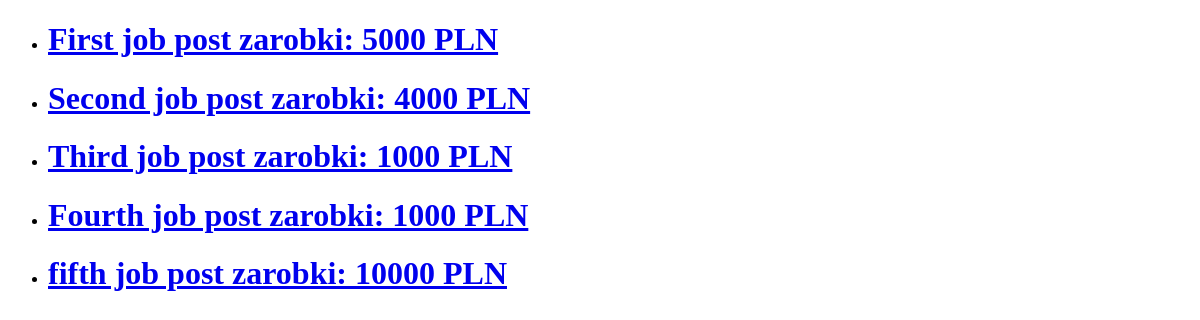
/, run on an earlier commit of the app's database.
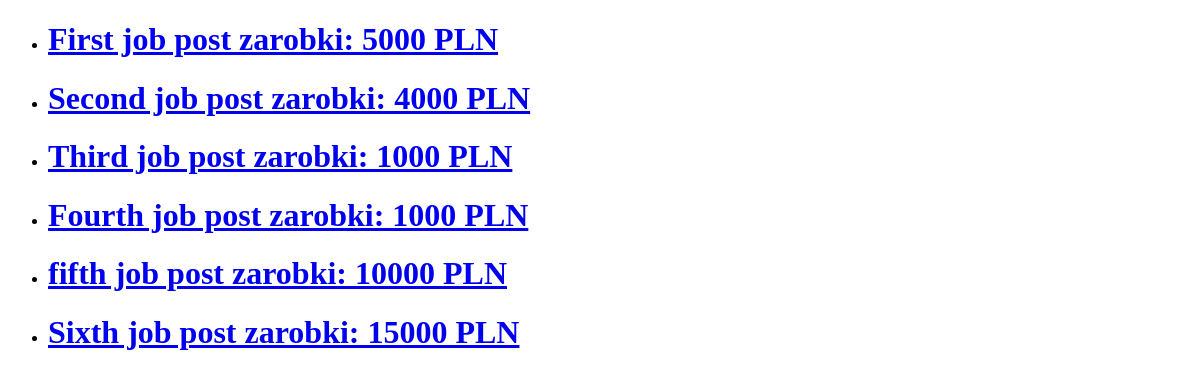
And on a later commit of the database.
### app/models.py (models this page shows, shortened)
class JobPost(models.Model):
    title = models.CharField(max_length=200, default='')
    description = models.CharField(max_length=200, default='')
    date = models.DateTimeField(auto_now_add=True)
    expiry = models.DateField(null=True)
    salary = models.IntegerField()
    slug = models.SlugField(null=True, unique = True)
    location = models.OneToOneField(Location,on_delete = models.CASCADE, null = True)
    author = models.ForeignKey(Author, on_delete=models.CASCADE, null=True)
    skills = models.ManyToManyField(Skills)
    def __str__(self):
        return f'{self.title} zarobki: {self.salary} PLN'

### app/views.py (the view)
# urls.py: path('',views.job_list,name='jobs_home'),
def job_list(request):
    job_list = JobPost.objects.all()
    context = {'jobs':job_list,}
    return render(request, 'app/job_list.html', context)

### app/templates/app/job_list.html (shortened to what this page needs)
<!DOCTYPE html>
<html lang="en">
<head>
</head>
<body>
<ul>
    {% for j in jobs %}
        <li>
            <h1><a href="{% url 'job_detail' j.id %}">{{j}}</a></h1>
        </li>
    {% endfor %}
</ul>
</body>
</html>

What changed in the data, as far as the page shows it:
added JobPost: title+salary "Sixth job post zarobki: 15000 PLN"
